Frame 1 (no input): blank canvas, image omitted
Frame 60 (no input): blank canvas, image omitted
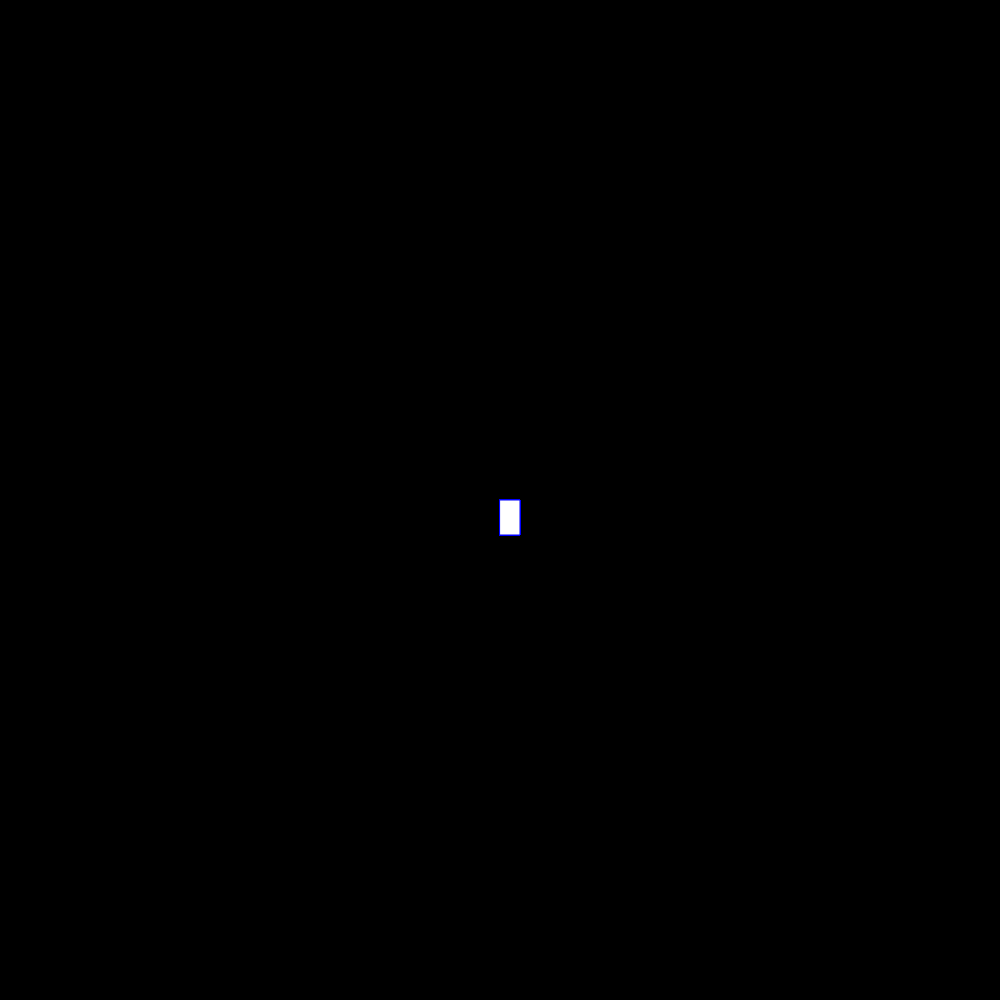
Frame 120 (the mouse pressed at the canvas centre since frame 60)

The p5.js sketch whose frames 1 and 60 were blank and that drew this single picture after the mouse press (run headless with seeded random() and noise() and a simulated clock; from frame 60 on, the mouse is pressed at the canvas centre):

// p5.js sketch
// ── sketch.js
function setup() {
    createCanvas(1000, 1000);
   background("BLACK");
  }
  
  function draw() {
    
   stroke("blue");
   fill("draw");
    
    // console.log(mouseIsPressed);
    
    if(mouseIsPressed) {
      rect(mouseX, mouseY, 20, 35,);
    }
  }
    
